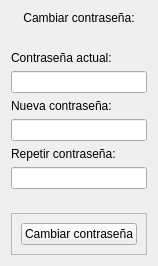
          <widget class="QWidget" name="scrollAreaWidgetContents_28">
           <property name="geometry">
            <rect>
             <x>0</x>
             <y>0</y>
             <width>152</width>
             <height>266</height>
            </rect>
           </property>
           <layout class="QVBoxLayout" name="verticalLayout_18">
            <item>
             <widget class="QLabel" name="label_my_account_change_password">
              <property name="text">
               <string>Cambiar contraseña:</string>
              </property>
              <property name="alignment">
               <set>Qt::AlignCenter</set>
              </property>
             </widget>
            </item>
            <item>
             <spacer name="horizontal_spacer_my_account_change_password">
              <property name="orientation">
               <enum>Qt::Horizontal</enum>
              </property>
              <property name="sizeHint" stdset="0">
               <size>
                <width>40</width>
                <height>20</height>
               </size>
              </property>
             </spacer>
            </item>
            <item>
             <widget class="QLabel" name="label_my_account_current_password">
              <property name="text">
               <string>Contraseña actual:</string>
              </property>
             </widget>
            </item>
            <item>
             <widget class="QLineEdit" name="line_edit_my_account_current_password">
              <property name="echoMode">
               <enum>QLineEdit::Password</enum>
              </property>
             </widget>
            </item>
            <item>
             <widget class="QLabel" name="label_my_account_new_password">
              <property name="text">
               <string>Nueva contraseña:</string>
              </property>
             </widget>
            </item>
            <item>
             <widget class="QLineEdit" name="line_edit_my_account_new_password">
              <property name="echoMode">
               <enum>QLineEdit::Password</enum>
              </property>
             </widget>
            </item>
            <item>
             <widget class="QLabel" name="label_my_account_repeat_new_password">
              <property name="text">
               <string>Repetir contraseña:</string>
              </property>
             </widget>
            </item>
            <item>
             <widget class="QLineEdit" name="line_edit_my_account_repeat_new_password">
              <property name="echoMode">
               <enum>QLineEdit::Password</enum>
              </property>
             </widget>
            </item>
            <item>
             <spacer name="vertical_spacer_my_account">
              <property name="orientation">
               <enum>Qt::Vertical</enum>
              </property>
              <property name="sizeHint" stdset="0">
               <size>
                <width>20</width>
                <height>40</height>
               </size>
              </property>
             </spacer>
            </item>
            <item>
             <widget class="QFrame" name="frame_change_password">
              <property name="frameShape">
               <enum>QFrame::StyledPanel</enum>
              </property>
              <property name="frameShadow">
               <enum>QFrame::Raised</enum>
              </property>
              <layout class="QHBoxLayout" name="horizontalLayout_21">
               <item>
                <widget class="QPushButton" name="push_button_change_password">
                 <property name="text">
                  <string>Cambiar contraseña</string>
                 </property>
                </widget>
               </item>
              </layout>
             </widget>
            </item>
           </layout>
          </widget>
